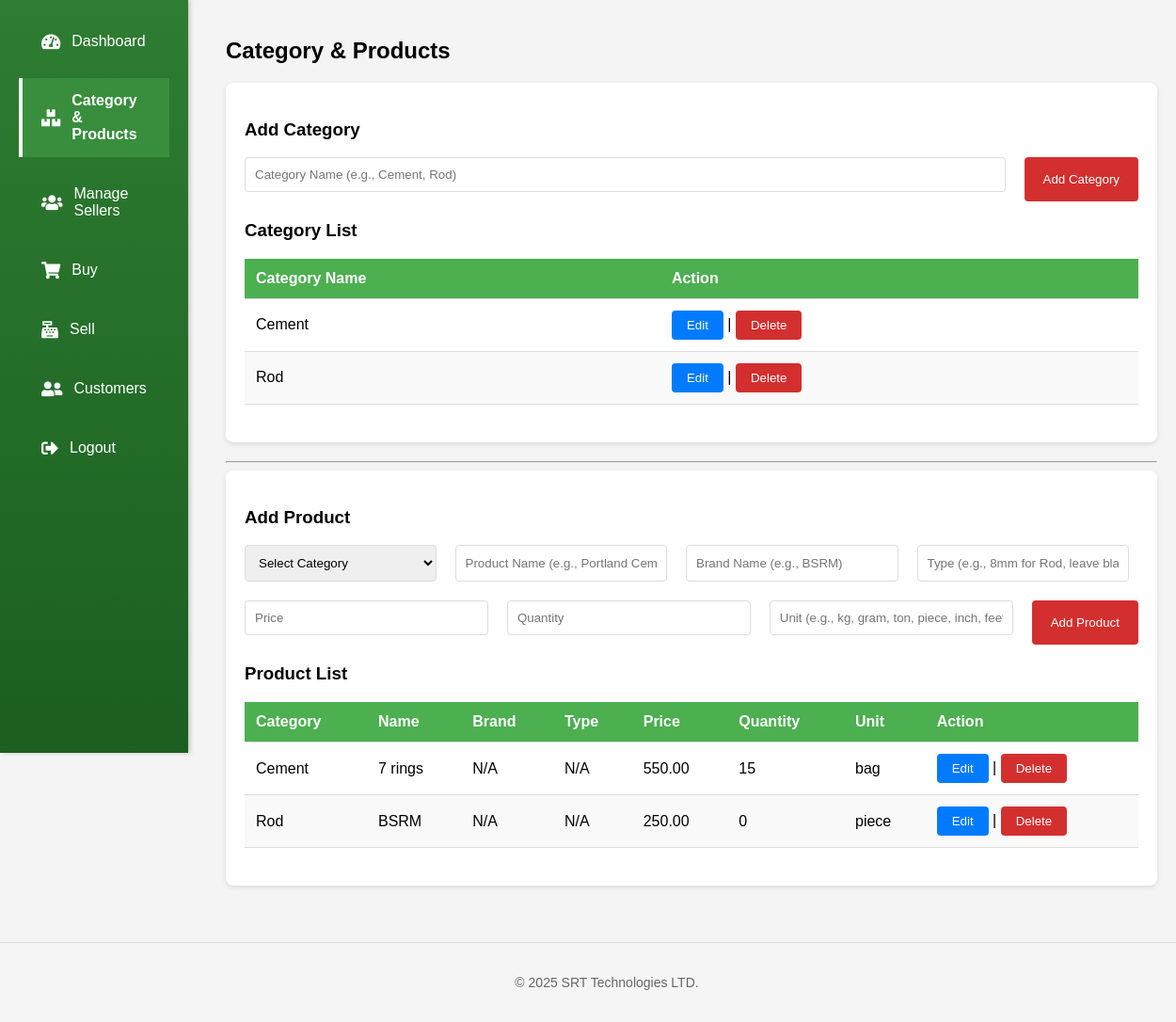
The app's page /pages/category_products.php (signed in), older data.
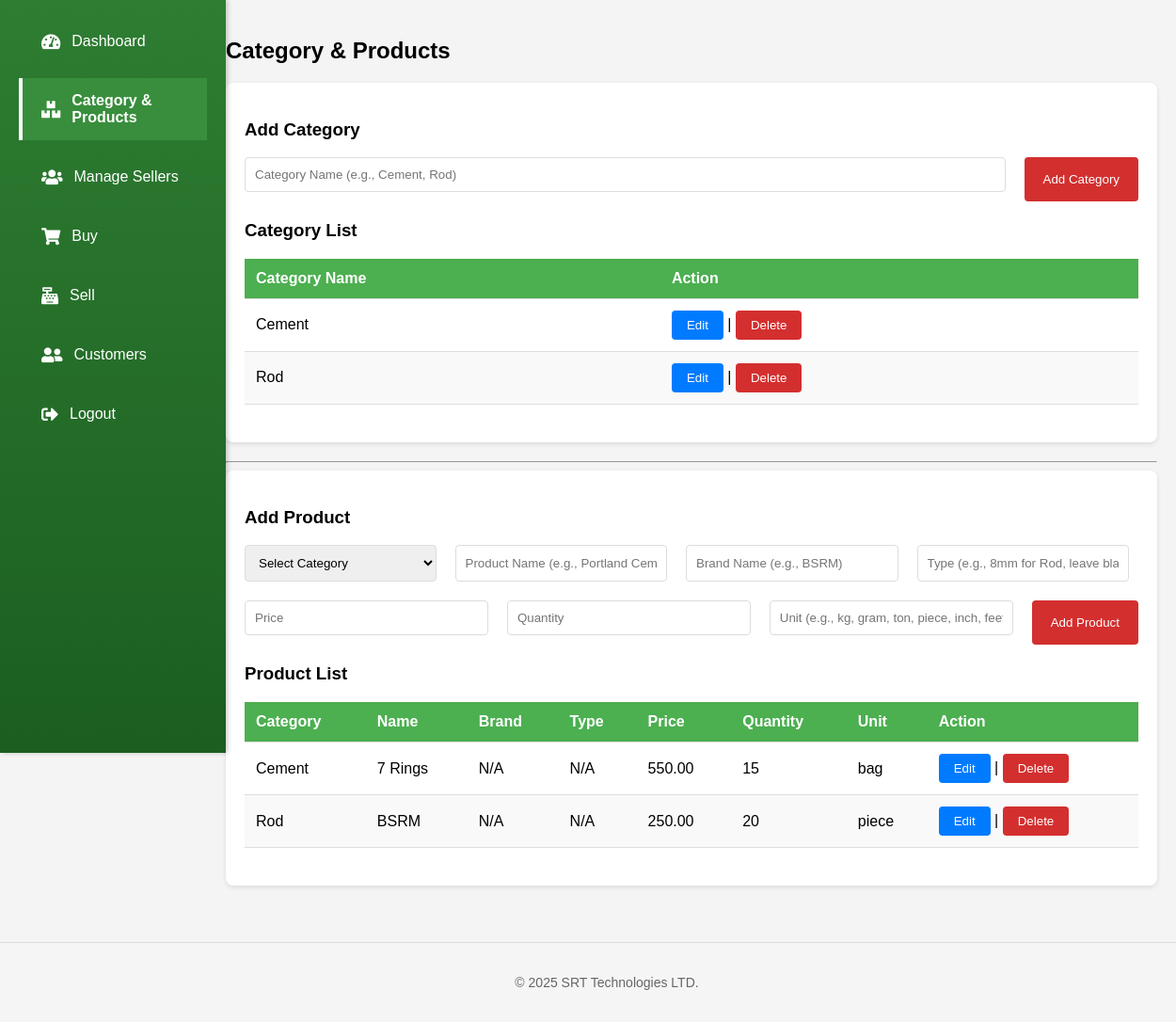
The same page, newer data.
### tables this page shows
CREATE TABLE products (
    id INT AUTO_INCREMENT PRIMARY KEY,
    category_id INT,
    name VARCHAR(255) NOT NULL,
    price DECIMAL(10, 2) NOT NULL,
    quantity INT NOT NULL CHECK (quantity >= 0),  
    unit VARCHAR(50),
    created_at TIMESTAMP DEFAULT CURRENT_TIMESTAMP,
    FOREIGN KEY (category_id) REFERENCES categories(id) ON DELETE SET NULL
);

CREATE TABLE categories (
    id INT AUTO_INCREMENT PRIMARY KEY,
    name VARCHAR(255) NOT NULL,
    created_at TIMESTAMP DEFAULT CURRENT_TIMESTAMP
);

### pages/category_products.php (the view, shortened to what this page needs)
<?php
include '../includes/header.php';
include '../includes/sidebar.php';
$categorySql = "SELECT * FROM categories";
$categoryResult = $conn->query($categorySql);
$productSql = "SELECT products.*, categories.name as category_name
               FROM products
               LEFT JOIN categories ON products.category_id = categories.id";
$productResult = $conn->query($productSql);
?>
<h2>Category & Products</h2>
<div class="section">
    <h3>Add Category</h3>
    <form method="post" class="category-form">
        <input type="text" name="name" placeholder="Category Name (e.g., Cement, Rod)" required><br>
        <button type="submit" name="add_category">Add Category</button>
    </form>
    <h3>Category List</h3>
    <table>
        <thead>
            <tr>
                <th>Category Name</th>
                <th>Action</th>
            </tr>
        </thead>
        <tbody>
            <?php
            if ($categoryResult->num_rows > 0) {
                while ($categoryRow = $categoryResult->fetch_assoc()) {
                    echo "<tr>";
                    echo "<td>" . htmlspecialchars($categoryRow['name']) . "</td>";
                    echo "<td>";
                    echo "<button onclick=\"editCategory(" . $categoryRow['id'] . ", '" . htmlspecialchars($categoryRow['name']) . "')\">Edit</button> | ";
                    echo "<form method='post' style='display:inline;'><input type='hidden' name='id' value='" . $categoryRow['id'] . "'><button type='submit' name='delete_category'>Delete</button></form>";
                    echo "</td>";
                    echo "</tr>";
                }
            } else {
                echo "<tr><td colspan='2'>No categories found</td></tr>";
            }
            ?>
        </tbody>
    </table>
</div>
<hr>
<div class="section">
    <h3>Add Product</h3>
    <form method="post" class="product-form">
        <select name="category_id" required>
            <option value="">Select Category</option>
        </select><br>
        <input type="text" name="name" placeholder="Product Name (e.g., Portland Cement)" required><br>
        <input type="text" name="brand_name" placeholder="Brand Name (e.g., BSRM)" required><br>
        <input type="text" name="type" placeholder="Type (e.g., 8mm for Rod, leave blank for Cement)"><br>
        <input type="number" name="price" placeholder="Price" step="0.01" required><br>
        <input type="number" name="quantity" placeholder="Quantity" step="0.01" required><br>
        <input type="text" name="unit" placeholder="Unit (e.g., kg, gram, ton, piece, inch, feet, cm)" required><br>
        <button type="submit" name="add_product">Add Product</button>
    </form>
    <h3>Product List</h3>
    <table>
        <thead>
            <tr>
                <th>Category</th>
                <th>Name</th>
                <th>Brand</th>
                <th>Type</th>
                <th>Price</th>
                <th>Quantity</th>
                <th>Unit</th>
                <th>Action</th>
            </tr>
        </thead>
        <tbody>
            <?php
            if ($productResult->num_rows > 0) {
                while ($productRow = $productResult->fetch_assoc()) {
                    echo "<tr>";
                    echo "<td>" . htmlspecialchars($productRow['category_name']) . "</td>";
                    echo "<td>" . htmlspecialchars($productRow['name']) . "</td>";
                    echo "<td>" . htmlspecialchars($productRow['brand_name'] ?? 'N/A') . "</td>";
                    echo "<td>" . htmlspecialchars($productRow['type'] ?? 'N/A') . "</td>";
                    echo "<td>" . number_format($productRow['price'], 2) . "</td>";
                    echo "<td>" . htmlspecialchars($productRow['quantity']) . "</td>";
                    echo "<td>" . htmlspecialchars($productRow['unit'] ?? 'N/A') . "</td>";
                    echo "<td>";
                    echo "<button onclick=\"editProduct(" . $productRow['id'] . ", " . $productRow['category_id'] . ", '" . htmlspecialchars($productRow['name']) . "', '" . htmlspecialchars($productRow['brand_name'] ?? '') . "', '" . htmlspecialchars($productRow['type'] ?? '') . "', " . $productRow['price'] . ", " . $productRow['quantity'] . ", '" . htmlspecialchars($productRow['unit'] ?? '') . "')\">Edit</button> | ";
                    echo "<form method='post' style='display:inline;'>";
                    echo "<button type='submit' name='delete_product'>Delete</button>";
                    echo "</form>";
                    echo "</td>";
                    echo "</tr>";
                }
            } else {
                echo "<tr><td colspan='8'>No products found</td></tr>";
            }
            ?>
        </tbody>
    </table>
</div>
<?php include '../includes/footer.php'; ?>

Row changes from the older to the newer data that the page shows:
changed products "bag": name "7 rings" → "7 Rings"
changed products "BSRM": quantity "0" → "20"
